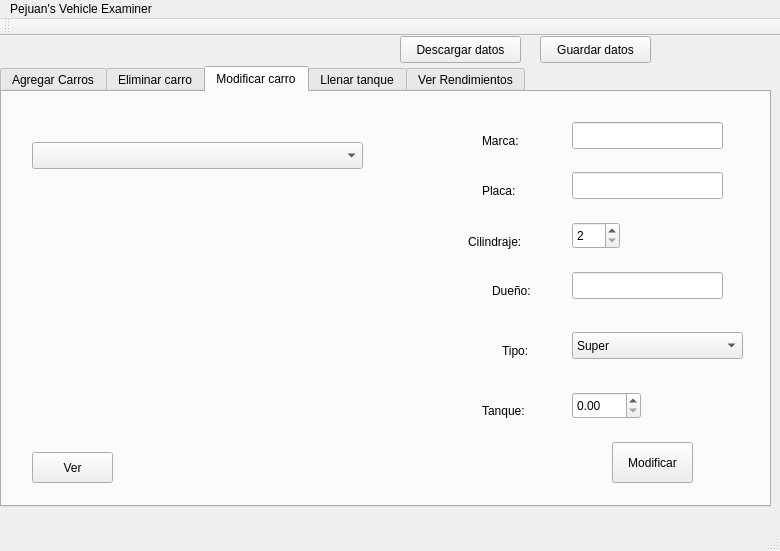
<?xml version="1.0" encoding="UTF-8"?>
<ui version="4.0">
 <class>MainWindow</class>
 <widget class="QMainWindow" name="MainWindow">
  <property name="geometry">
   <rect>
    <x>0</x>
    <y>0</y>
    <width>780</width>
    <height>551</height>
   </rect>
  </property>
  <property name="windowTitle">
   <string>MainWindow</string>
  </property>
  <widget class="QWidget" name="centralWidget">
   <widget class="QTabWidget" name="tab_1">
    <property name="geometry">
     <rect>
      <x>0</x>
      <y>30</y>
      <width>771</width>
      <height>441</height>
     </rect>
    </property>
    <property name="currentIndex">
     <number>2</number>
    </property>
    <widget class="QWidget" name="tab">
     <attribute name="title">
      <string>Agregar Carros</string>
     </attribute>
     <widget class="QPushButton" name="boton_agregarcarro">
      <property name="geometry">
       <rect>
        <x>460</x>
        <y>330</y>
        <width>151</width>
        <height>61</height>
       </rect>
      </property>
      <property name="text">
       <string>Agregar Carro</string>
      </property>
     </widget>
     <widget class="QLineEdit" name="tf_marca">
      <property name="geometry">
       <rect>
        <x>120</x>
        <y>80</y>
        <width>141</width>
        <height>27</height>
       </rect>
      </property>
     </widget>
     <widget class="QLabel" name="label">
      <property name="geometry">
       <rect>
        <x>10</x>
        <y>80</y>
        <width>111</width>
        <height>21</height>
       </rect>
      </property>
      <property name="text">
       <string>Marca de carro:</string>
      </property>
     </widget>
     <widget class="QLabel" name="label_2">
      <property name="geometry">
       <rect>
        <x>70</x>
        <y>150</y>
        <width>41</width>
        <height>17</height>
       </rect>
      </property>
      <property name="text">
       <string>Placa:</string>
      </property>
     </widget>
     <widget class="QLineEdit" name="tf_placa">
      <property name="geometry">
       <rect>
        <x>120</x>
        <y>140</y>
        <width>113</width>
        <height>27</height>
       </rect>
      </property>
     </widget>
     <widget class="QLabel" name="label_3">
      <property name="geometry">
       <rect>
        <x>40</x>
        <y>200</y>
        <width>67</width>
        <height>17</height>
       </rect>
      </property>
      <property name="text">
       <string>Cilindraje</string>
      </property>
     </widget>
     <widget class="QDoubleSpinBox" name="sp_tanque">
      <property name="geometry">
       <rect>
        <x>470</x>
        <y>190</y>
        <width>101</width>
        <height>27</height>
       </rect>
      </property>
     </widget>
     <widget class="QLabel" name="label_4">
      <property name="geometry">
       <rect>
        <x>390</x>
        <y>190</y>
        <width>61</width>
        <height>20</height>
       </rect>
      </property>
      <property name="text">
       <string>Tanque:</string>
      </property>
     </widget>
     <widget class="QSpinBox" name="sp_cilindraje">
      <property name="geometry">
       <rect>
        <x>120</x>
        <y>190</y>
        <width>71</width>
        <height>27</height>
       </rect>
      </property>
     </widget>
     <widget class="QLineEdit" name="tf_owner">
      <property name="geometry">
       <rect>
        <x>120</x>
        <y>260</y>
        <width>161</width>
        <height>27</height>
       </rect>
      </property>
     </widget>
     <widget class="QLabel" name="label_5">
      <property name="geometry">
       <rect>
        <x>50</x>
        <y>270</y>
        <width>67</width>
        <height>17</height>
       </rect>
      </property>
      <property name="text">
       <string>Dueño:</string>
      </property>
     </widget>
     <widget class="QComboBox" name="cb_tipo">
      <property name="geometry">
       <rect>
        <x>460</x>
        <y>80</y>
        <width>211</width>
        <height>27</height>
       </rect>
      </property>
      <item>
       <property name="text">
        <string>Super</string>
       </property>
      </item>
      <item>
       <property name="text">
        <string>Regular</string>
       </property>
      </item>
      <item>
       <property name="text">
        <string>Diesel</string>
       </property>
      </item>
     </widget>
     <widget class="QLabel" name="label_6">
      <property name="geometry">
       <rect>
        <x>390</x>
        <y>80</y>
        <width>41</width>
        <height>17</height>
       </rect>
      </property>
      <property name="text">
       <string>Tipo:</string>
      </property>
     </widget>
    </widget>
    <widget class="QWidget" name="tab_4">
     <attribute name="title">
      <string>Eliminar carro</string>
     </attribute>
     <widget class="QComboBox" name="cb_carroseliminar">
      <property name="geometry">
       <rect>
        <x>10</x>
        <y>110</y>
        <width>401</width>
        <height>27</height>
       </rect>
      </property>
     </widget>
     <widget class="QPushButton" name="boton_eliminar_carro">
      <property name="geometry">
       <rect>
        <x>550</x>
        <y>90</y>
        <width>111</width>
        <height>61</height>
       </rect>
      </property>
      <property name="text">
       <string>Eliminar</string>
      </property>
     </widget>
     <widget class="QTextEdit" name="ta_rendimientoeliminar">
      <property name="geometry">
       <rect>
        <x>480</x>
        <y>190</y>
        <width>271</width>
        <height>211</height>
       </rect>
      </property>
     </widget>
    </widget>
    <widget class="QWidget" name="tab_5">
     <attribute name="title">
      <string>Modificar carro</string>
     </attribute>
     <widget class="QComboBox" name="cb_carrosmodificar">
      <property name="geometry">
       <rect>
        <x>30</x>
        <y>50</y>
        <width>331</width>
        <height>27</height>
       </rect>
      </property>
     </widget>
     <widget class="QLineEdit" name="tf_marcamod">
      <property name="geometry">
       <rect>
        <x>570</x>
        <y>30</y>
        <width>151</width>
        <height>27</height>
       </rect>
      </property>
     </widget>
     <widget class="QLineEdit" name="tf_placamod">
      <property name="geometry">
       <rect>
        <x>570</x>
        <y>80</y>
        <width>151</width>
        <height>27</height>
       </rect>
      </property>
     </widget>
     <widget class="QSpinBox" name="sp_cilindrajemod">
      <property name="geometry">
       <rect>
        <x>570</x>
        <y>130</y>
        <width>48</width>
        <height>27</height>
       </rect>
      </property>
      <property name="minimum">
       <number>2</number>
      </property>
      <property name="maximum">
       <number>12</number>
      </property>
     </widget>
     <widget class="QLineEdit" name="tf_ownermod">
      <property name="geometry">
       <rect>
        <x>570</x>
        <y>180</y>
        <width>151</width>
        <height>27</height>
       </rect>
      </property>
     </widget>
     <widget class="QComboBox" name="cb_tipomod">
      <property name="geometry">
       <rect>
        <x>570</x>
        <y>240</y>
        <width>171</width>
        <height>27</height>
       </rect>
      </property>
      <item>
       <property name="text">
        <string>Super</string>
       </property>
      </item>
      <item>
       <property name="text">
        <string>Regular</string>
       </property>
      </item>
      <item>
       <property name="text">
        <string>Diesel</string>
       </property>
      </item>
     </widget>
     <widget class="QDoubleSpinBox" name="sp_tanquemod">
      <property name="geometry">
       <rect>
        <x>570</x>
        <y>300</y>
        <width>69</width>
        <height>27</height>
       </rect>
      </property>
     </widget>
     <widget class="QPushButton" name="pushButton">
      <property name="geometry">
       <rect>
        <x>30</x>
        <y>360</y>
        <width>81</width>
        <height>31</height>
       </rect>
      </property>
      <property name="text">
       <string>Ver</string>
      </property>
     </widget>
     <widget class="QPushButton" name="pushButton_2">
      <property name="geometry">
       <rect>
        <x>610</x>
        <y>350</y>
        <width>81</width>
        <height>41</height>
       </rect>
      </property>
      <property name="text">
       <string>Modificar</string>
      </property>
     </widget>
     <widget class="QLabel" name="label_11">
      <property name="geometry">
       <rect>
        <x>480</x>
        <y>40</y>
        <width>67</width>
        <height>17</height>
       </rect>
      </property>
      <property name="text">
       <string>Marca:</string>
      </property>
     </widget>
     <widget class="QLabel" name="label_12">
      <property name="geometry">
       <rect>
        <x>480</x>
        <y>90</y>
        <width>41</width>
        <height>17</height>
       </rect>
      </property>
      <property name="text">
       <string>Placa:</string>
      </property>
     </widget>
     <widget class="QLabel" name="label_13">
      <property name="geometry">
       <rect>
        <x>466</x>
        <y>140</y>
        <width>71</width>
        <height>20</height>
       </rect>
      </property>
      <property name="text">
       <string>Cilindraje:</string>
      </property>
     </widget>
     <widget class="QLabel" name="label_14">
      <property name="geometry">
       <rect>
        <x>490</x>
        <y>190</y>
        <width>51</width>
        <height>17</height>
       </rect>
      </property>
      <property name="text">
       <string>Dueño:</string>
      </property>
     </widget>
     <widget class="QLabel" name="label_15">
      <property name="geometry">
       <rect>
        <x>500</x>
        <y>250</y>
        <width>41</width>
        <height>17</height>
       </rect>
      </property>
      <property name="text">
       <string>Tipo:</string>
      </property>
     </widget>
     <widget class="QLabel" name="label_16">
      <property name="geometry">
       <rect>
        <x>480</x>
        <y>310</y>
        <width>67</width>
        <height>17</height>
       </rect>
      </property>
      <property name="text">
       <string>Tanque:</string>
      </property>
     </widget>
    </widget>
    <widget class="QWidget" name="tab_3">
     <attribute name="title">
      <string>Llenar tanque</string>
     </attribute>
     <widget class="QComboBox" name="cb_carros">
      <property name="geometry">
       <rect>
        <x>10</x>
        <y>100</y>
        <width>401</width>
        <height>41</height>
       </rect>
      </property>
     </widget>
     <widget class="QDoubleSpinBox" name="sp_litrosallenar">
      <property name="geometry">
       <rect>
        <x>540</x>
        <y>270</y>
        <width>101</width>
        <height>27</height>
       </rect>
      </property>
     </widget>
     <widget class="QLabel" name="label_7">
      <property name="geometry">
       <rect>
        <x>430</x>
        <y>270</y>
        <width>101</width>
        <height>21</height>
       </rect>
      </property>
      <property name="text">
       <string>Litros a llenar</string>
      </property>
     </widget>
     <widget class="QPushButton" name="boton_llenar">
      <property name="geometry">
       <rect>
        <x>520</x>
        <y>360</y>
        <width>121</width>
        <height>41</height>
       </rect>
      </property>
      <property name="text">
       <string>Llenar</string>
      </property>
     </widget>
     <widget class="QLabel" name="label_8">
      <property name="geometry">
       <rect>
        <x>160</x>
        <y>60</y>
        <width>101</width>
        <height>21</height>
       </rect>
      </property>
      <property name="text">
       <string>Lista de carros</string>
      </property>
     </widget>
     <widget class="QDoubleSpinBox" name="sp_kmrecorridos">
      <property name="geometry">
       <rect>
        <x>540</x>
        <y>200</y>
        <width>111</width>
        <height>27</height>
       </rect>
      </property>
      <property name="maximum">
       <double>999.990000000000009</double>
      </property>
     </widget>
     <widget class="QLabel" name="label_9">
      <property name="geometry">
       <rect>
        <x>430</x>
        <y>200</y>
        <width>101</width>
        <height>31</height>
       </rect>
      </property>
      <property name="text">
       <string>Km recorridos</string>
      </property>
     </widget>
     <widget class="QDateEdit" name="date_fecha">
      <property name="geometry">
       <rect>
        <x>540</x>
        <y>130</y>
        <width>110</width>
        <height>27</height>
       </rect>
      </property>
     </widget>
     <widget class="QLabel" name="label_10">
      <property name="geometry">
       <rect>
        <x>470</x>
        <y>140</y>
        <width>41</width>
        <height>21</height>
       </rect>
      </property>
      <property name="text">
       <string>Fecha</string>
      </property>
     </widget>
    </widget>
    <widget class="QWidget" name="tab_2">
     <attribute name="title">
      <string>Ver Rendimientos</string>
     </attribute>
     <widget class="QComboBox" name="cb_listacarros2">
      <property name="geometry">
       <rect>
        <x>10</x>
        <y>40</y>
        <width>341</width>
        <height>27</height>
       </rect>
      </property>
     </widget>
     <widget class="QPushButton" name="boton_ver_rendimiento">
      <property name="geometry">
       <rect>
        <x>520</x>
        <y>20</y>
        <width>131</width>
        <height>41</height>
       </rect>
      </property>
      <property name="text">
       <string>Ver rendimiento</string>
      </property>
     </widget>
     <widget class="QTextEdit" name="ta_rendimiento">
      <property name="enabled">
       <bool>true</bool>
      </property>
      <property name="geometry">
       <rect>
        <x>430</x>
        <y>90</y>
        <width>331</width>
        <height>321</height>
       </rect>
      </property>
      <property name="readOnly">
       <bool>true</bool>
      </property>
     </widget>
    </widget>
   </widget>
   <widget class="QPushButton" name="boton_descargardatos">
    <property name="geometry">
     <rect>
      <x>400</x>
      <y>0</y>
      <width>121</width>
      <height>27</height>
     </rect>
    </property>
    <property name="text">
     <string>Descargar datos</string>
    </property>
   </widget>
   <widget class="QPushButton" name="boton_guardardatos">
    <property name="geometry">
     <rect>
      <x>540</x>
      <y>0</y>
      <width>111</width>
      <height>27</height>
     </rect>
    </property>
    <property name="text">
     <string>Guardar datos</string>
    </property>
   </widget>
  </widget>
  <widget class="QMenuBar" name="menuBar">
   <property name="geometry">
    <rect>
     <x>0</x>
     <y>0</y>
     <width>780</width>
     <height>25</height>
    </rect>
   </property>
   <widget class="QMenu" name="menuPejuan_s_Vehicle_Examiner">
    <property name="title">
     <string>Pejuan's Vehicle Examiner</string>
    </property>
   </widget>
   <addaction name="menuPejuan_s_Vehicle_Examiner"/>
  </widget>
  <widget class="QToolBar" name="mainToolBar">
   <attribute name="toolBarArea">
    <enum>TopToolBarArea</enum>
   </attribute>
   <attribute name="toolBarBreak">
    <bool>false</bool>
   </attribute>
  </widget>
  <widget class="QStatusBar" name="statusBar"/>
 </widget>
 <layoutdefault spacing="6" margin="11"/>
 <resources/>
 <connections/>
</ui>
